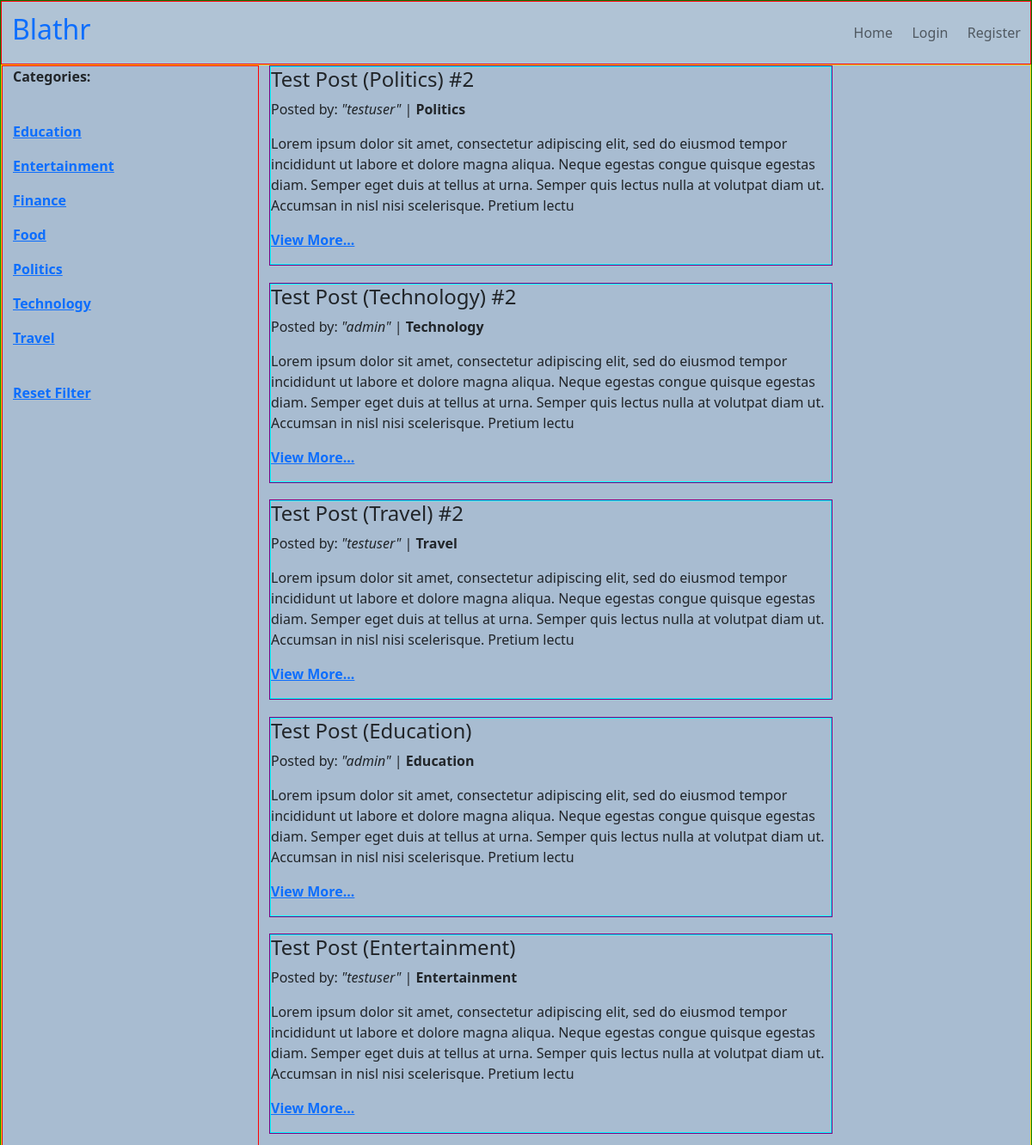
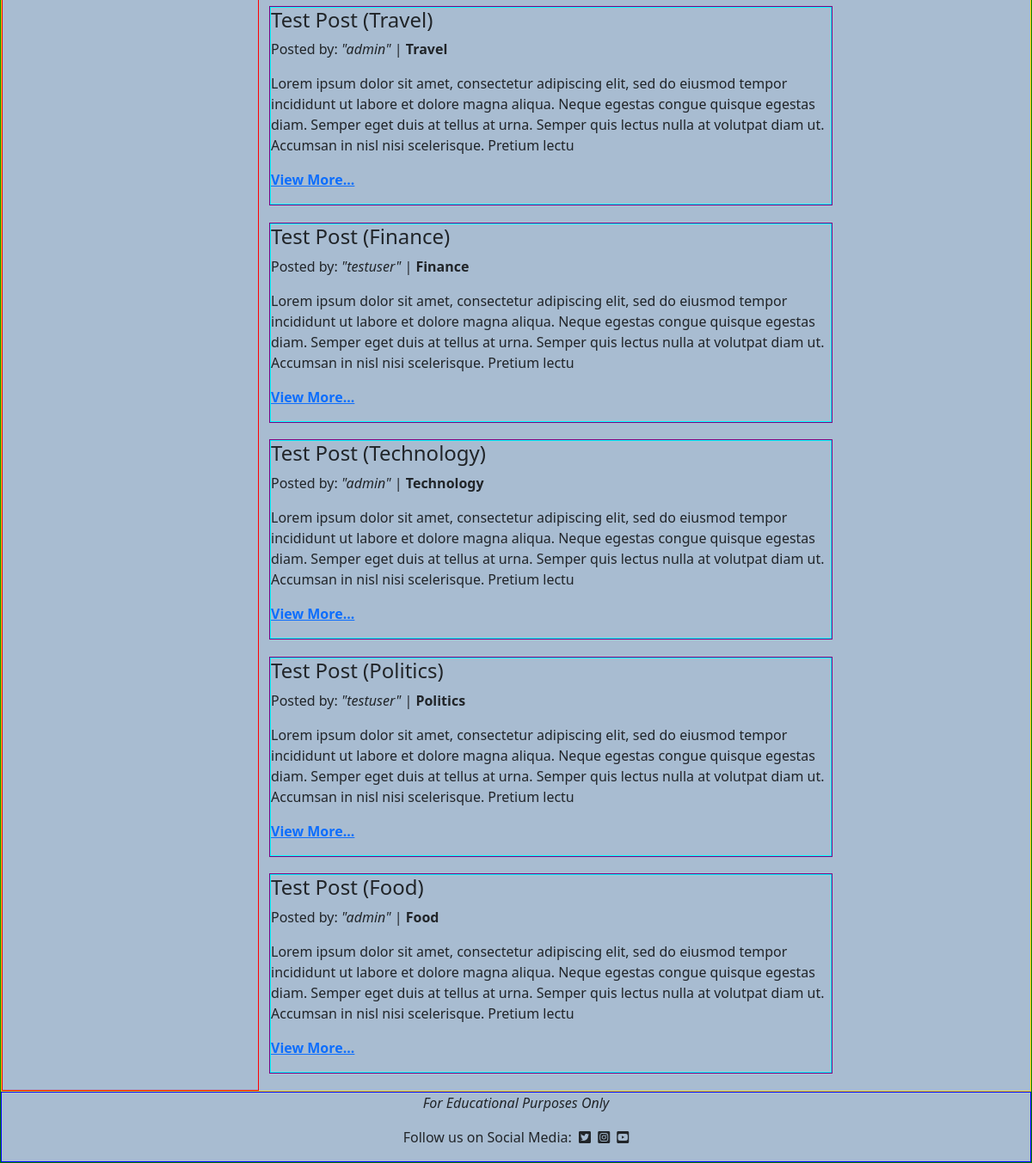
The page / on the database its author committed (2 pictures, top to bottom).
### posts/models.py (models this page shows, shortened)
class Category(models.Model):
    category_id = models.AutoField(primary_key=True)
    name = models.CharField(max_length=20, unique=True, null=False)
    def __str__(self):
        return self.name
    class Meta:
        verbose_name_plural = 'categories'
        ordering = ('name',)

class Post(models.Model):
    post_id = models.AutoField(primary_key=True)
    title = models.CharField(max_length=200, unique=True, blank=False,
                             null=False)
    author = models.ForeignKey(User, on_delete=models.CASCADE)
    created_date = models.DateTimeField(auto_now_add=True)
    content = models.TextField()
    category = models.ForeignKey(Category, on_delete=models.CASCADE)
    status = models.IntegerField(choices=STATUS, default=0)

### posts/views.py (the view)
# urls.py: 2. Add a URL to urlpatterns:  path('', views.home, name='home')
def home(request):
    category_list = Category.objects.all()
    post_list = Post.objects.filter(status=1).order_by('-created_date')
    paginator = Paginator(post_list, 6)  # Show 6 posts per page
    page_number = request.GET.get('page')
    page_obj = paginator.get_page(page_number)
    return render(request, 'index.html', {'post_list': post_list,
                                          'category_list': category_list,
                                          'page_obj': page_obj, })

### templates/index.html (shortened to what this page needs)
{% extends 'base.html' %}
{% block content %}
<div class="row" id="body-row">
    <div class="col-md-3" id="category-col">
        <p><strong>Categories:</strong></p><br>
        {% for category in category_list %}
        <p><a href="{% url 'filtered_list' category.category_id %}"><strong>{{ category.name }}</strong></a></p>
        {% endfor %}
        <br>
        <p><a href="{% url 'home' %}"><strong>Reset Filter</strong></a></p>
    </div>
    <div class="col-md-9">
        {% for post in post_list %}
        {% if post.status == 1 %}
        <div class="col-12 col-md-9">
            <div class="post-card">
                <div class="post-card-body">
                    <h4>{{ post.title }}</h4>
                    <p>Posted by: <em>"{{ post.author }}"</em> | <strong>{{ post.category }}</strong></p>
                    <p>{{ post.content | safe | slice:":300"}}</p>
                    <p><strong><a href="{% url 'post_detail' post.post_id %}">View More...</a></strong></p>
                </div>
            </div>
        </div>
        {% endif %}
        {% endfor %}
    </div>
</div>
{% endblock %}

### static/css/style.css (style rules this page uses)
body { background-color: #A8BCD1; margin: 0; padding: 0; border: 1px solid green; }
.post-card { margin-bottom: 3%; border: 1px solid purple; }
.post-card-body { border: 1px solid cyan; }
#body-row { margin: 0; padding: 0; justify-content: left; border: 1px solid gold; }
#category-col { justify-content: left; border: 1px solid red; }

### rows shown on the page
Category: name "Education"
Category: name "Entertainment"
Category: name "Finance"
Category: name "Food"
Category: name "Politics"
Category: name "Technology"
Category: name "Travel"
Post: title "Test Post (Politics) #2", author "testuser", category "Politics", content "Lorem ipsum dolor sit amet, consectetur adipiscing elit, sed do eiusmod tempor incididunt ut labore et dolore magna aliqua. Neque egestas congue quisque egestas diam. Semper eget duis at tellus at urna. Semper quis lectus nulla at volutpat diam ut. Accumsan in nisl nisi scelerisque. Pretium lectu"
Post: title "Test Post (Technology) #2", author "admin", category "Technology", content "Lorem ipsum dolor sit amet, consectetur adipiscing elit, sed do eiusmod tempor incididunt ut labore et dolore magna aliqua. Neque egestas congue quisque egestas diam. Semper eget duis at tellus at urna. Semper quis lectus nulla at volutpat diam ut. Accumsan in nisl nisi scelerisque. Pretium lectu"
Post: title "Test Post (Travel) #2", author "testuser", category "Travel", content "Lorem ipsum dolor sit amet, consectetur adipiscing elit, sed do eiusmod tempor incididunt ut labore et dolore magna aliqua. Neque egestas congue quisque egestas diam. Semper eget duis at tellus at urna. Semper quis lectus nulla at volutpat diam ut. Accumsan in nisl nisi scelerisque. Pretium lectu"
Post: title "Test Post (Education)", author "admin", category "Education", content "Lorem ipsum dolor sit amet, consectetur adipiscing elit, sed do eiusmod tempor incididunt ut labore et dolore magna aliqua. Neque egestas congue quisque egestas diam. Semper eget duis at tellus at urna. Semper quis lectus nulla at volutpat diam ut. Accumsan in nisl nisi scelerisque. Pretium lectu"
Post: title "Test Post (Entertainment)", author "testuser", category "Entertainment", content "Lorem ipsum dolor sit amet, consectetur adipiscing elit, sed do eiusmod tempor incididunt ut labore et dolore magna aliqua. Neque egestas congue quisque egestas diam. Semper eget duis at tellus at urna. Semper quis lectus nulla at volutpat diam ut. Accumsan in nisl nisi scelerisque. Pretium lectu"
Post: title "Test Post (Travel)", author "admin", category "Travel", content "Lorem ipsum dolor sit amet, consectetur adipiscing elit, sed do eiusmod tempor incididunt ut labore et dolore magna aliqua. Neque egestas congue quisque egestas diam. Semper eget duis at tellus at urna. Semper quis lectus nulla at volutpat diam ut. Accumsan in nisl nisi scelerisque. Pretium lectu"
Post: title "Test Post (Finance)", author "testuser", category "Finance", content "Lorem ipsum dolor sit amet, consectetur adipiscing elit, sed do eiusmod tempor incididunt ut labore et dolore magna aliqua. Neque egestas congue quisque egestas diam. Semper eget duis at tellus at urna. Semper quis lectus nulla at volutpat diam ut. Accumsan in nisl nisi scelerisque. Pretium lectu"
Post: title "Test Post (Technology)", author "admin", category "Technology", content "Lorem ipsum dolor sit amet, consectetur adipiscing elit, sed do eiusmod tempor incididunt ut labore et dolore magna aliqua. Neque egestas congue quisque egestas diam. Semper eget duis at tellus at urna. Semper quis lectus nulla at volutpat diam ut. Accumsan in nisl nisi scelerisque. Pretium lectu"
Post: title "Test Post (Politics)", author "testuser", category "Politics", content "Lorem ipsum dolor sit amet, consectetur adipiscing elit, sed do eiusmod tempor incididunt ut labore et dolore magna aliqua. Neque egestas congue quisque egestas diam. Semper eget duis at tellus at urna. Semper quis lectus nulla at volutpat diam ut. Accumsan in nisl nisi scelerisque. Pretium lectu"
Post: title "Test Post (Food)", author "admin", category "Food", content "Lorem ipsum dolor sit amet, consectetur adipiscing elit, sed do eiusmod tempor incididunt ut labore et dolore magna aliqua. Neque egestas congue quisque egestas diam. Semper eget duis at tellus at urna. Semper quis lectus nulla at volutpat diam ut. Accumsan in nisl nisi scelerisque. Pretium lectu"
